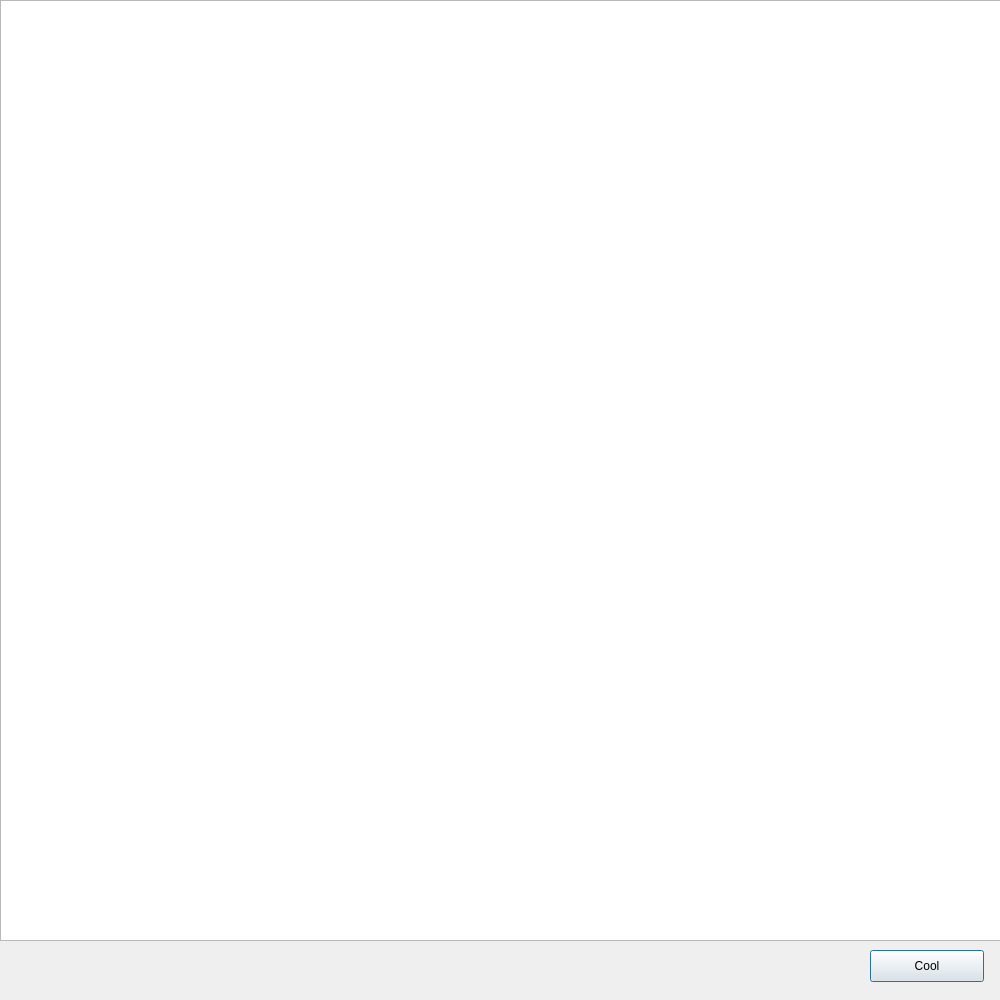
<?xml version="1.0" encoding="UTF-8"?>
<ui version="4.0">
 <class>more_info_dialog</class>
 <widget class="QDialog" name="more_info_dialog">
  <property name="geometry">
   <rect>
    <x>0</x>
    <y>0</y>
    <width>1000</width>
    <height>1000</height>
   </rect>
  </property>
  <property name="minimumSize">
   <size>
    <width>1000</width>
    <height>1000</height>
   </size>
  </property>
  <property name="windowTitle">
   <string>Dialog</string>
  </property>
  <widget class="QPushButton" name="ok_button">
   <property name="geometry">
    <rect>
     <x>870</x>
     <y>950</y>
     <width>114</width>
     <height>32</height>
    </rect>
   </property>
   <property name="text">
    <string>Cool</string>
   </property>
  </widget>
  <widget class="QTextBrowser" name="more_info_text_browser">
   <property name="geometry">
    <rect>
     <x>0</x>
     <y>0</y>
     <width>1001</width>
     <height>941</height>
    </rect>
   </property>
  </widget>
 </widget>
 <resources/>
 <connections/>
</ui>
